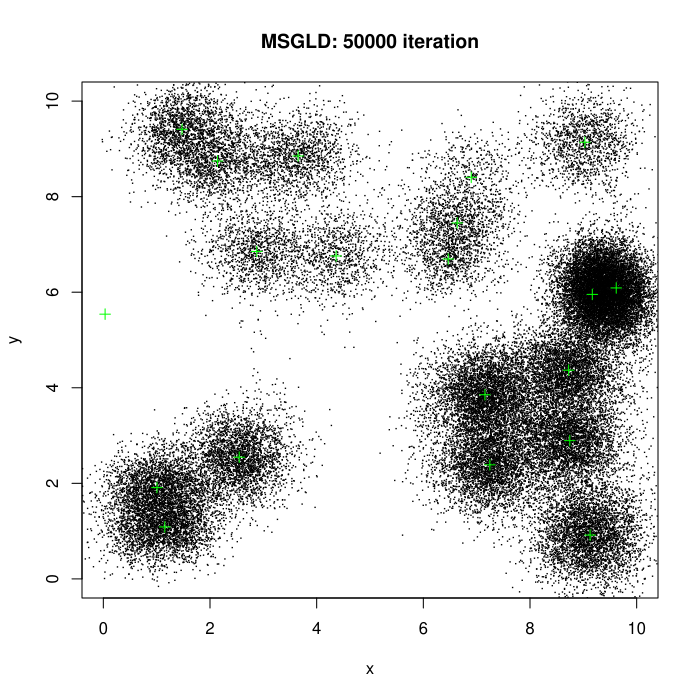

Source code (R):
### This file is created by Yushu Huang for EMC-SGLD experiments.
### This is the one step MSGLD sampler. See paper Kim(2020)
### An additional supportive function is defined to deal with the gradient blowup. 

###============= initialization: call functions and initial values=======================
library(MASS)
# setwd("/Users/yushuhuang/Documents/pu/2020fall/populationsgld")
source("potential/mixtureGaussian.R")
distribution_sgld <- mixgaussian   

dimension = 2
learning_rate = 0.021
temperature = 2
smoothingfactor = 0.5                        # smoothing factor beta (tailing off coefficient) for the momentum wrt time. 
biasfactor = 0.5                            # bias factor: how much portion of momentum will be used in updating position. 



### ======================================================
### =============== supportive functions==================
### ======================================================

### =========function 1: : rowsum_mu===========
## In order to correct the NA gradients (give the gradient a bound). Calculate the row sum of x - mu. Idea and details refer to "./SGLD.R". 

if (exists("mu")){
  rowsum_mu <- function(x){
    return(rowSums(x - mu))
  }
}


### =========function 2: onestepMSGLD===========
## Output one step update through the SGNHT scheme. 

onestepMSGLD <- function(position, momentum, smoothingfactor, biasfactor, learning_rate = 0.1, temperature){
  ## input: 
  # position       : like position of a particle in a 2nd order Langevin Dynamic. dimension*1 array. 
  # momentum       : like momentum of a particle in a 2nd order Langevin Dynamic. dimension*1 array. 
  # friction       : kind of like the friction of the heatbath (not exactly). However it's changing wrt momentum. scaler. 
  # learning_rate  : stepsize of the discretized dynamic.  
  
  dimension = dim(position)[1]
  grad = distribution_sgld(position)$grad        # calculate the gradient
  
  ## the following 'if' is to bound the blowed up gradients. Idea and details refer to "./SGLD.R". 
  if (sum(is.na(grad)) > 0){            # if there exists any entry being NA in grad:
    if (exists("mu")){
      NAdirection = sign(apply(position, 2, rowsum_mu))                   #  returns the direction for correction
      blowup_entry = NAdirection*(is.na(grad))         # (1-is.na(grad)) returns which entries blowed up. sign(rowSums(x - mu)) 
      
      grad[is.na(grad)] <- 0
      grad = 200*blowup_entry + grad
      
      # print("gradient corrected")
    }
    else {
      stop("gradient blows up")
    }
  }
  
  wn_length = length(position)
  wn = rnorm(wn_length)
  wn = array(wn, dim = dim(position))            # generate a gaussian noise
  
  # ================= update ==================
  position_update = position - learning_rate*(grad + biasfactor*momentum) + sqrt(2*temperature*learning_rate)*wn
  momentum_update = smoothingfactor*momentum + (1 - smoothingfactor)*grad
  
  
  return(list("position_update" = position_update, "momentum_update" = momentum_update))
}

### ======================================================
### =============== main function=========================
### ======================================================

MSGLD <- function(smoothingfactor, biasfactor, temperature, niteration, learning_rate){
  # position, dimension*1:
  x = runif(dimension, min = 0, max = 1)
  x = array(x, dim = c(dimension,1))
  # momentum, dimension*1: 
  m = 0
  m = array(m, dim = c(dimension,1))
  
  # result array of positions:
  output = array(NA,dim = c(dimension,niteration))   
  output[,1] = x      
  
  # run SGHMC chain
  for (t in 2:niteration) {
    
    temp       = onestepMSGLD(x, m, smoothingfactor, biasfactor, learning_rate, temperature)
    x          = temp$position_update
    m          = temp$momentum_update
    output[,t] = x
    
    # print(x)
    # print(t)
  }
  return(output)
}


###=========================================
###=============== run function ============
###=========================================

output_MSGLD = MSGLD(smoothingfactor, biasfactor, temperature, 200000, learning_rate)

plot(output_MSGLD[1,1:50000], output_MSGLD[2,1:50000], pch = ".", xlim = c(0,10), ylim = c(0,10), main = "MSGLD: 50000 iteration", xlab = "x", ylab = "y")
points(mu[1,], mu[2,], pch = 3,col = "green")

plot(output_MSGLD[1,], output_MSGLD[2,], pch = ".", xlim = c(0,10), ylim = c(0,10), main = "MSGLD: 200000 iteration", xlab = "x", ylab = "y")
points(mu[1,], mu[2,], pch = 3,col = "green")

write.csv(output_MSGLD, "./variousSGLD/output_MSGLD.csv")


##====================================
## =========== test ==================
##====================================

### test for SGNHT applied on 

# position = mvrnorm(1, mu = rep(0,dimension), Sigma = diag(1,dimension))
# position = array(position,dim = c(2,1))
# momentum = array(1,dim = c(2,1))
# friction = 1
## x = array(c(1,-0.5,0.3,0.2,0.4),dim = c(1,5))
# learning_rate = 0.1
# onestepSGNHT(position, momentum, friction, A, learning_rate = 0.1)
